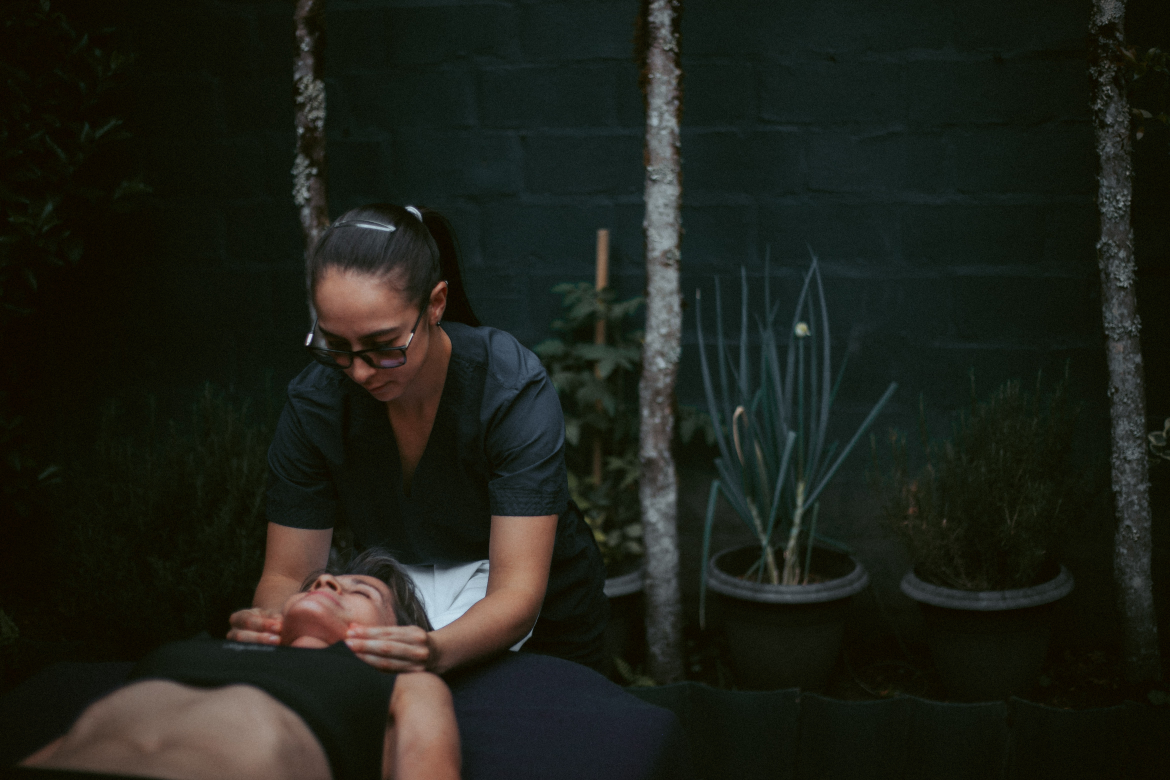
#> input picture Fotos masages/_MG_4752.jpg, 4680 x 3120 px (shown at 1/4 size); its folder holds only this picture in this run
$ python make_collages.py
#> lines starting #> are read from the running program, lines starting #| are printed output that depends on the picture
import os
import glob
from PIL import Image, ImageDraw

def process():
    folder = "/Users/anthony/Downloads/manoscurativas.com.co/Fotos masages"
    files = sorted(glob.glob(os.path.join(folder, "*.jpg")))

    unique_files = []
    seen = set()
    for f in files:
        s = os.path.getsize(f)
        if s not in seen:
            seen.add(s)
            unique_files.append(f)

    print(f"Total unique files based on file size: {len(unique_files)}")

    # Grid of 5x5 = 25 images per collage
    cols, rows = 5, 5
    max_img = cols * rows
    thumb_w, thumb_h = 400, 400

    chunks = [unique_files[i:i+max_img] for i in range(0, len(unique_files), max_img)]

    for i, chunk in enumerate(chunks):
        collage = Image.new('RGB', (cols * thumb_w, rows * thumb_h), (255, 255, 255))
#> collage: PIL image 2000x2000 RGB; every value is 255

        for j, f in enumerate(chunk):
            try:
                with Image.open(f) as img:
#> img is the input picture: PIL image 4680x3120 RGB; mean R, G, B 29.6, 32.4, 24.9
                    img = img.convert('RGB')
                    gray = img.convert('L')
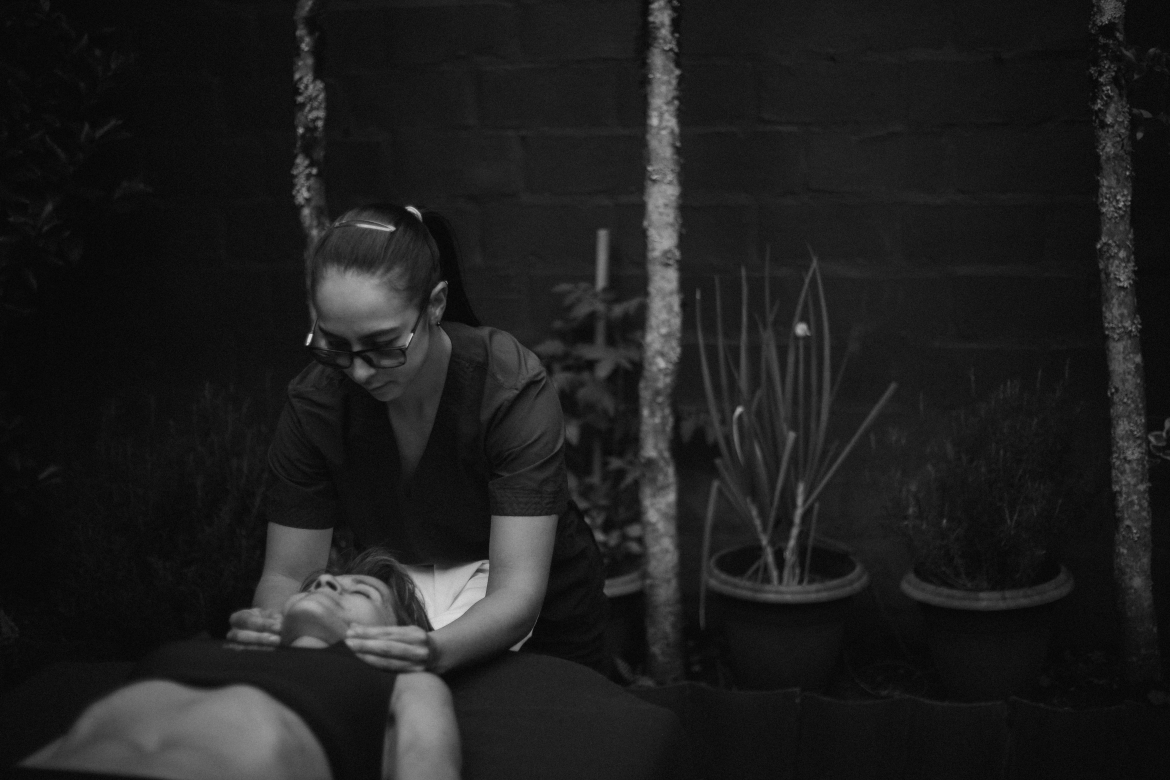
#> gray: PIL image 4680x3120 L (shown at 1/4 size); min 0, max 235, mean 30.7
                    hist = gray.histogram()
#> hist = 256 values, max 522805 at index 15, min 0 at index 229, mean 57037.5
                    pixels = sum(hist)
#> pixels = 14601600
                    avg_brightness = sum(n * c for n, c in enumerate(hist)) / pixels
#> avg_brightness = 30.68

                    img.thumbnail((thumb_w, thumb_h))
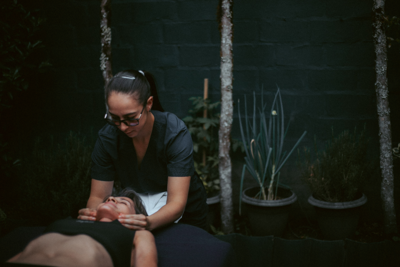
#> img: PIL image 400x267 RGB; mean R, G, B 29.6, 32.3, 24.8

                    x = (j % cols) * thumb_w
                    y = (j // cols) * thumb_h

                    px = x + (thumb_w - img.width) // 2
#> px = 0
                    py = y + (thumb_h - img.height) // 2
#> py = 66

                    collage.paste(img, (px, py))
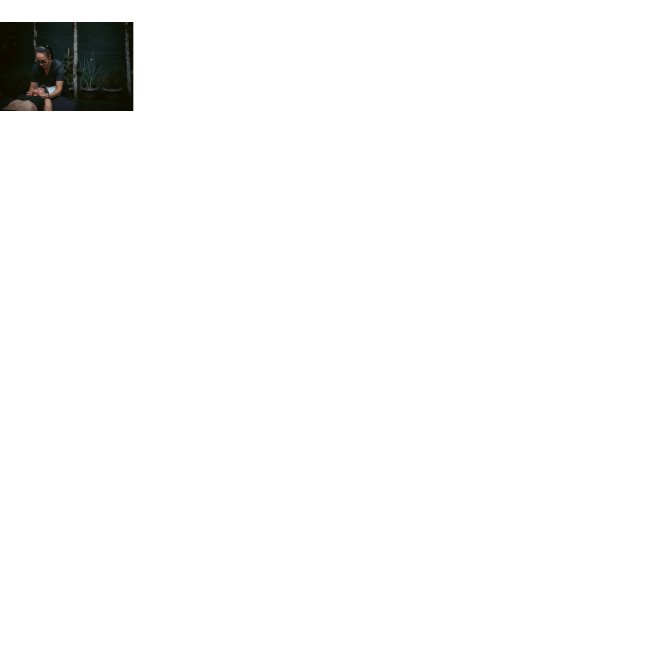
#> collage: PIL image 2000x2000 RGB (shown at 1/3 size); mean R, G, B 249, 249.1, 248.9

                    name = os.path.basename(f).replace('.jpg', '')
                    if avg_brightness < 45:
                        name += " OSCURA"

                    # Custom huge txt
                    txt_i = Image.new('RGB', (160, 15), (0,0,0))
                    d = ImageDraw.Draw(txt_i)
                    d.text((2,2), name, fill=(255,255,0))
                    # 0 is Image.Resampling.NEAREST
                    txt_i = txt_i.resize((320, 30), 0)
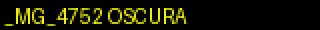
#> txt_i: PIL image 320x30 RGB; mean R, G, B 21.6, 21.6, 0
                    collage.paste(txt_i, (x, y))

            except Exception as e:
                print(f"Error reading {f}: {e}")

        out_f = f"/Users/anthony/Downloads/manoscurativas.com.co/ai_collage_{i}.jpg"
        collage.save(out_f, quality=80)
        print(f"Generated {out_f}")

if __name__ == '__main__':
    process()

$ run again, on Fotos masages/_MG_4771.jpg
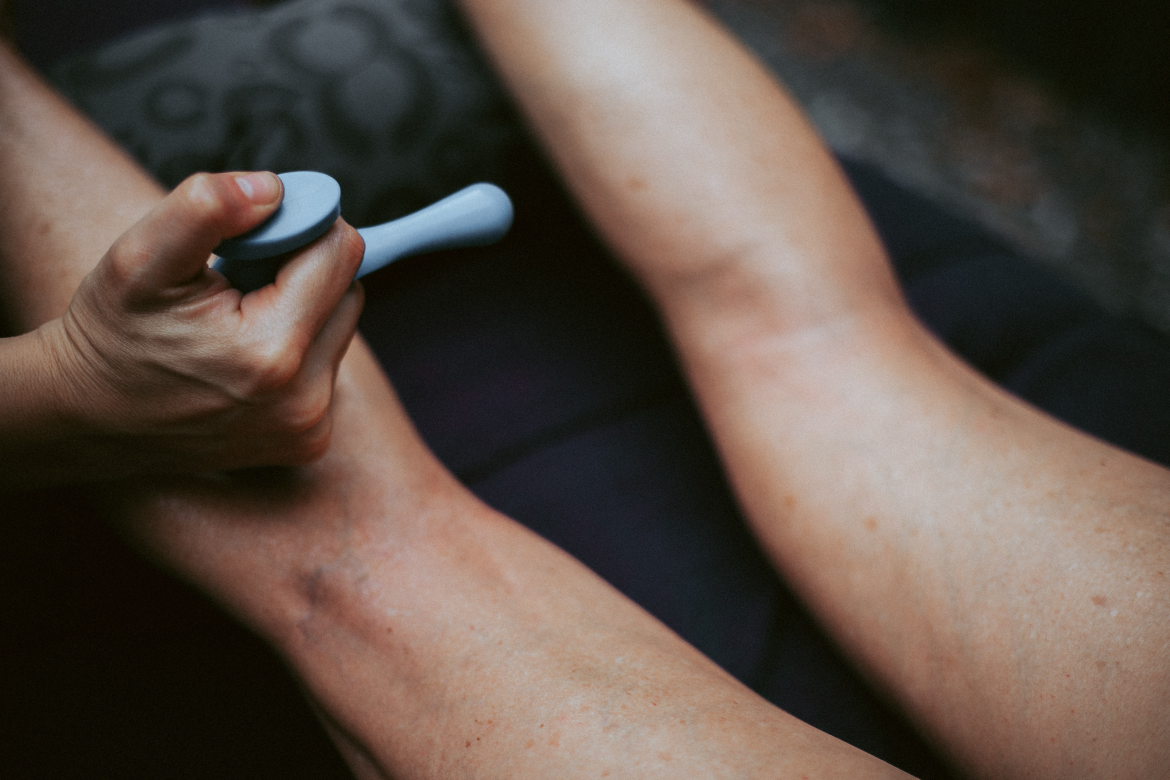
#> input picture Fotos masages/_MG_4771.jpg, 4680 x 3120 px (shown at 1/4 size)
#> in process, img is the input picture: PIL image 4680x3120 RGB; mean R, G, B 92.6, 79.2, 70.3
#> in process, `gray = img.convert('L')`:
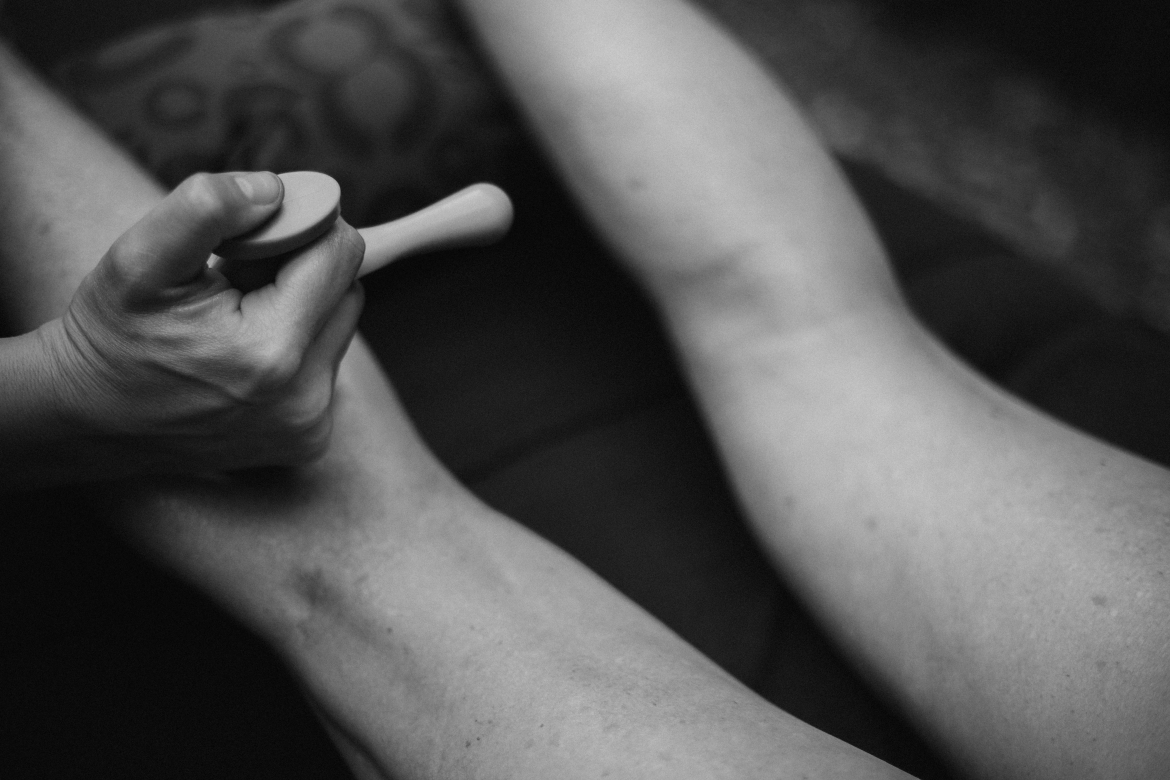
#> gray: PIL image 4680x3120 L (shown at 1/4 size); min 0, max 216, mean 82.2
#> hist = 256 values, max 227473 at index 12, min 0 at index 215, mean 57037.5
#> pixels = 14601600
#> avg_brightness = 82.23
#> img: PIL image 400x267 RGB
#> in process, `txt_i = txt_i.resize((320, 30), 0)`:
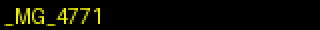
#> txt_i: PIL image 320x30 RGB; mean R, G, B 10.3, 10.3, 0

$ run again, on Fotos masages/_MG_4773.jpg
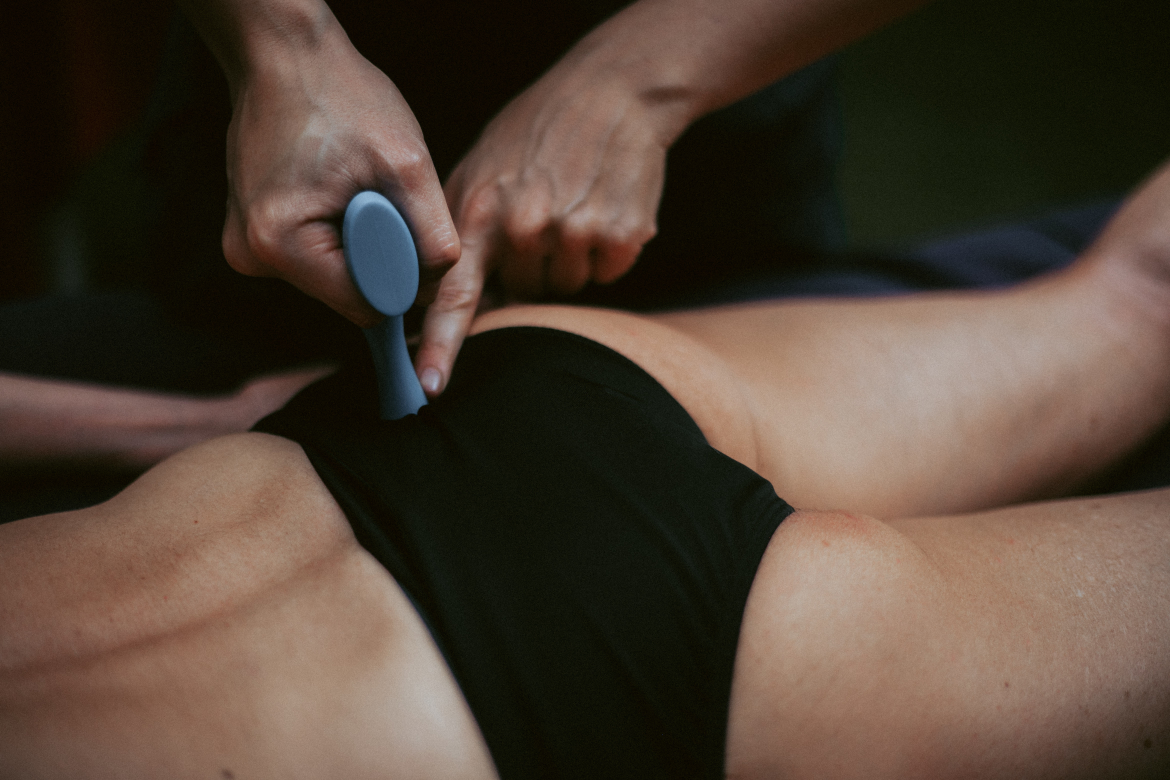
#> input picture Fotos masages/_MG_4773.jpg, 4680 x 3120 px (shown at 1/4 size)
#> in process, img is the input picture: PIL image 4680x3120 RGB; mean R, G, B 80.6, 65.7, 53.5
#> in process, `gray = img.convert('L')`:
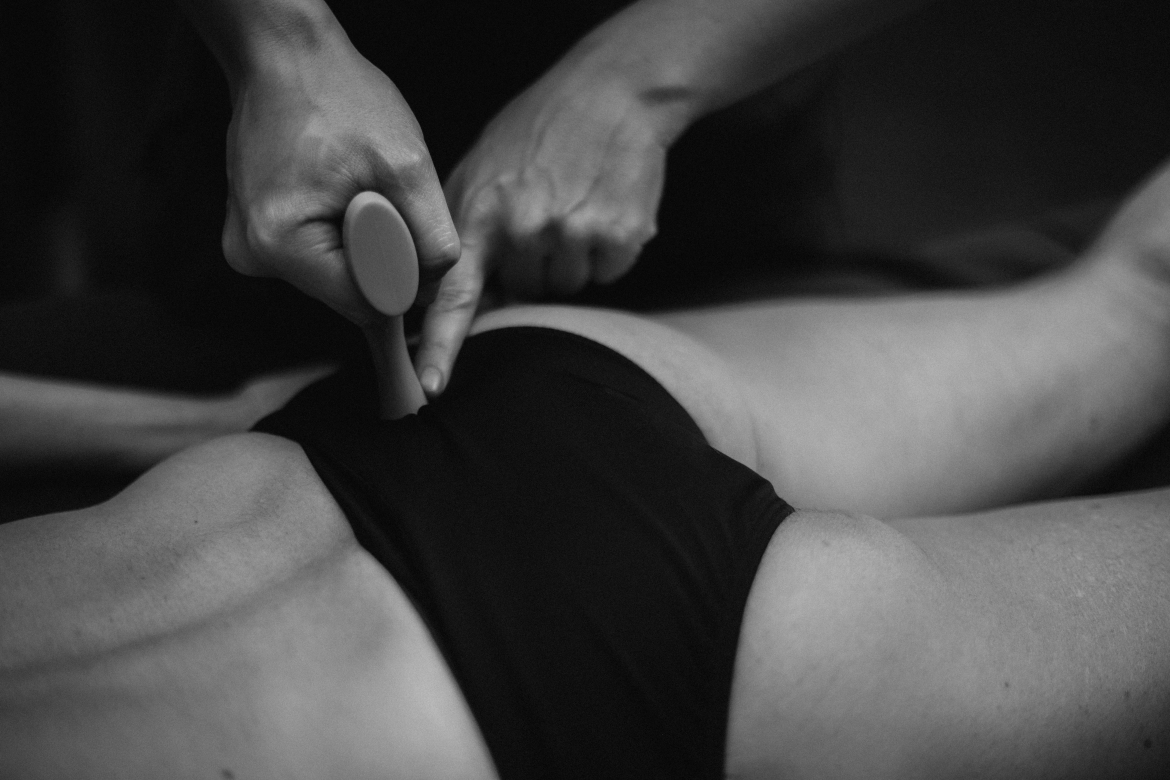
#> gray: PIL image 4680x3120 L (shown at 1/4 size); min 0, max 200, mean 68.7
#> hist = 256 values, max 415184 at index 12, min 0 at index 199, mean 57037.5
#> pixels = 14601600
#> avg_brightness = 68.74
#> img: PIL image 400x267 RGB
#> in process, `txt_i = txt_i.resize((320, 30), 0)`:
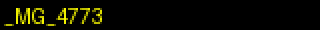
#> txt_i: PIL image 320x30 RGB; mean R, G, B 10.8, 10.8, 0

$ run again, on Fotos masages/_MG_4776.jpg
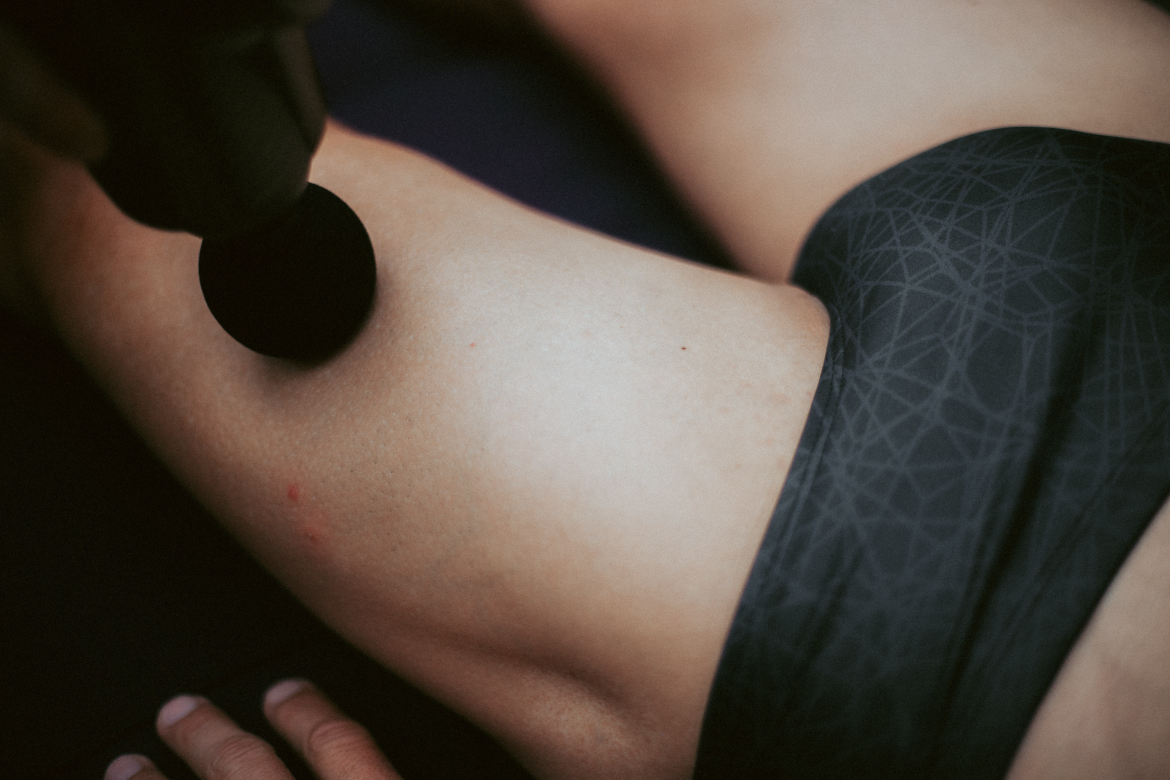
#> input picture Fotos masages/_MG_4776.jpg, 4680 x 3120 px (shown at 1/4 size)
#> in process, img is the input picture: PIL image 4680x3120 RGB; mean R, G, B 81.9, 72.1, 63
#> in process, `gray = img.convert('L')`:
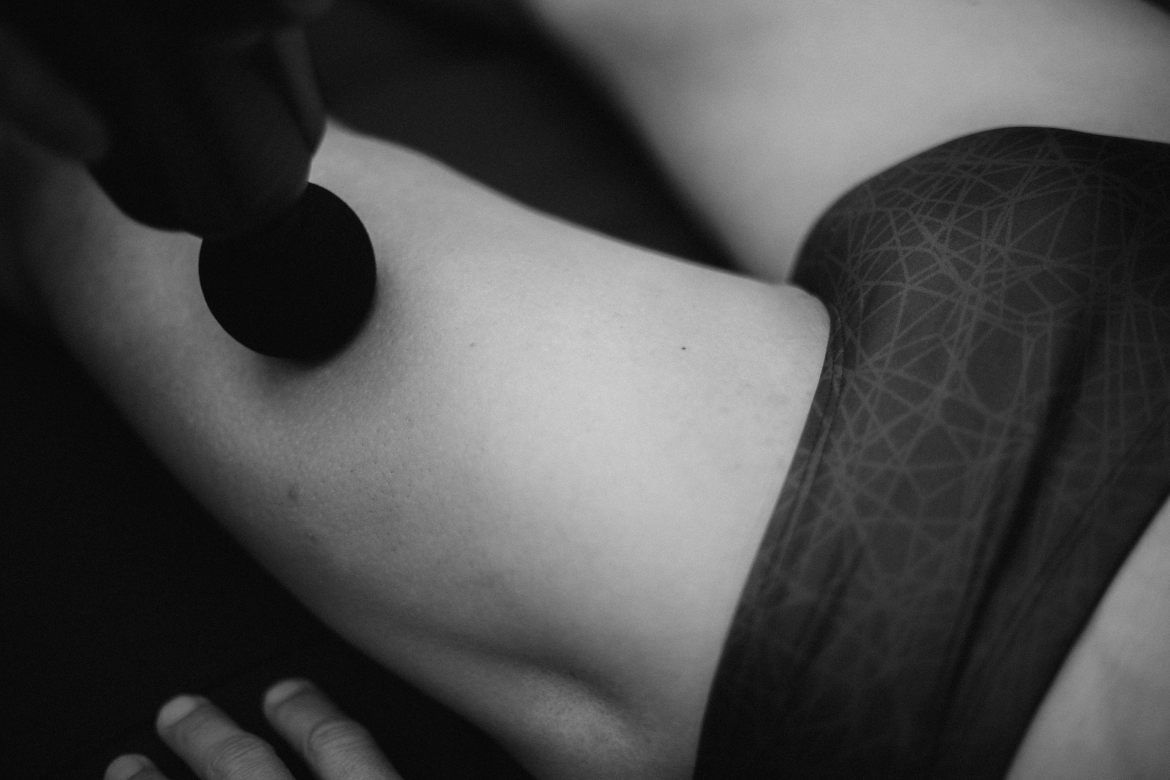
#> gray: PIL image 4680x3120 L (shown at 1/4 size); min 0, max 219, mean 74
#> hist = 256 values, max 336612 at index 12, min 0 at index 220, mean 57037.5
#> pixels = 14601600
#> avg_brightness = 74.01
#> img: PIL image 400x267 RGB
#> in process, `txt_i = txt_i.resize((320, 30), 0)`:
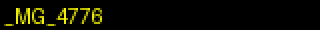
#> txt_i: PIL image 320x30 RGB; mean R, G, B 11.1, 11.1, 0

$ run again, on Fotos masages/_MG_4756.jpg
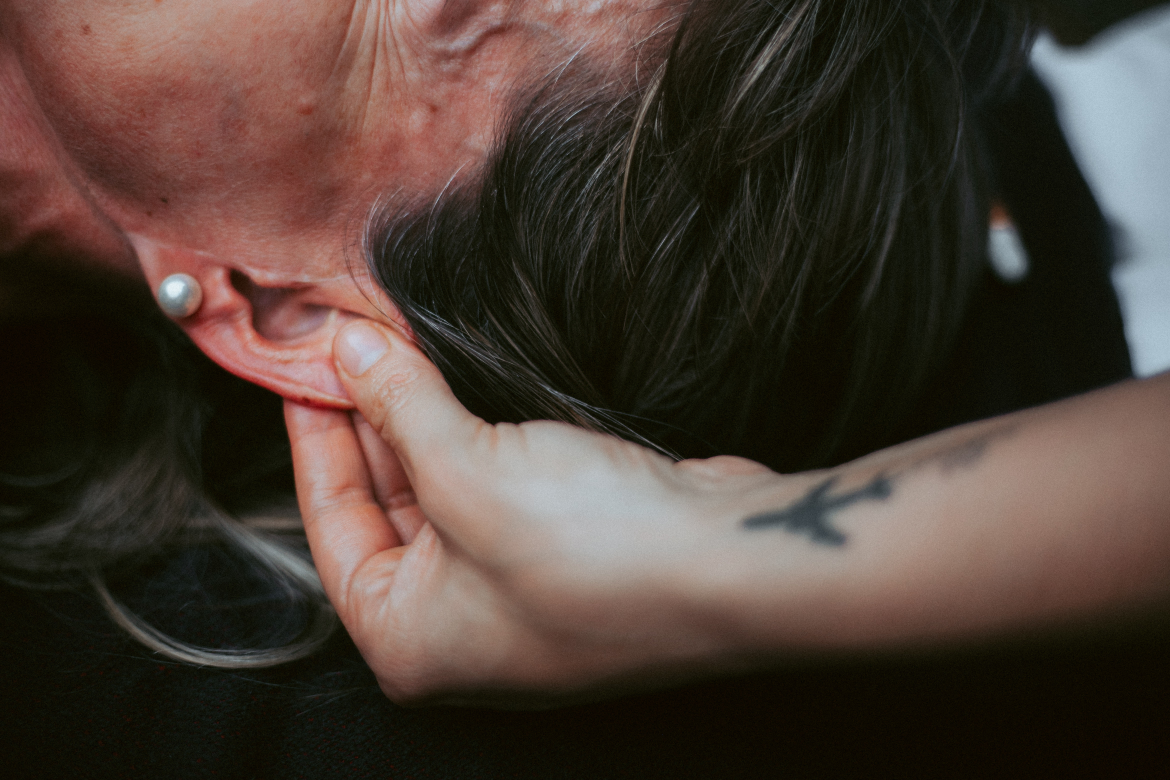
#> input picture Fotos masages/_MG_4756.jpg, 4680 x 3120 px (shown at 1/4 size)
#> in process, img is the input picture: PIL image 4680x3120 RGB; mean R, G, B 74.5, 60.8, 52.4
#> hist = 256 values, max 403483 at index 12, min 0 at index 249, mean 57037.5
#> pixels = 14601600
#> avg_brightness = 63.93
#> img: PIL image 400x267 RGB
#> in process, `txt_i = txt_i.resize((320, 30), 0)`:
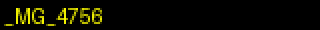
#> txt_i: PIL image 320x30 RGB; mean R, G, B 11.6, 11.6, 0
